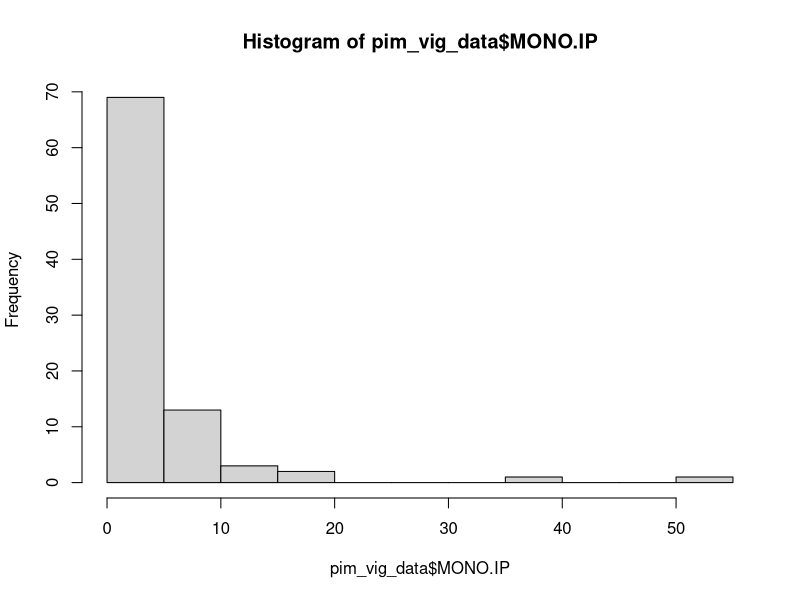
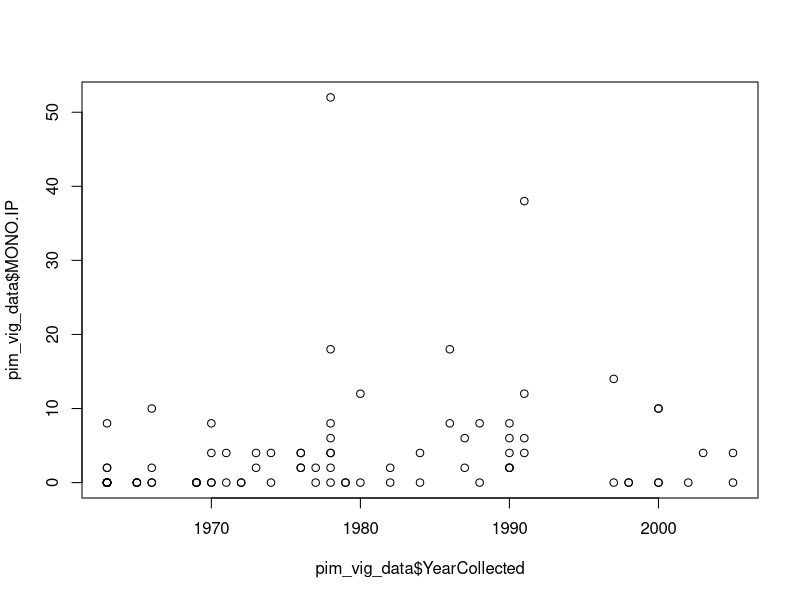
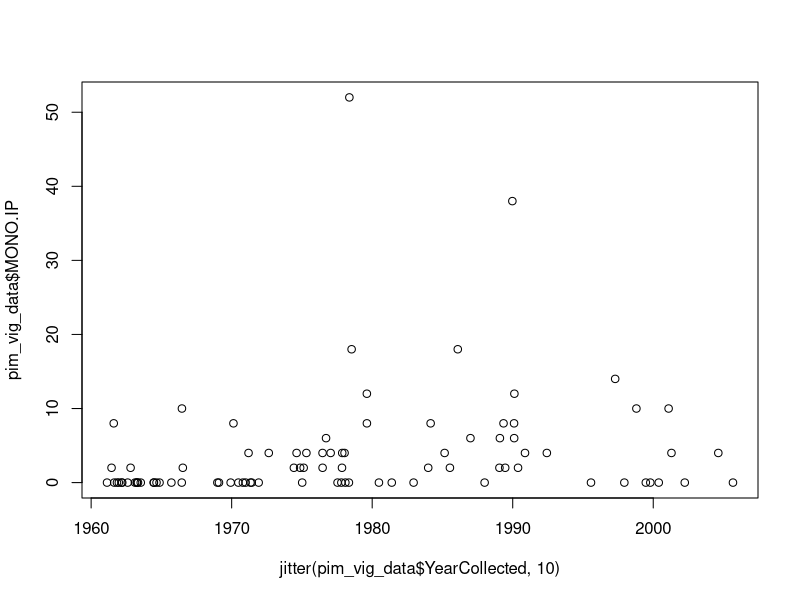
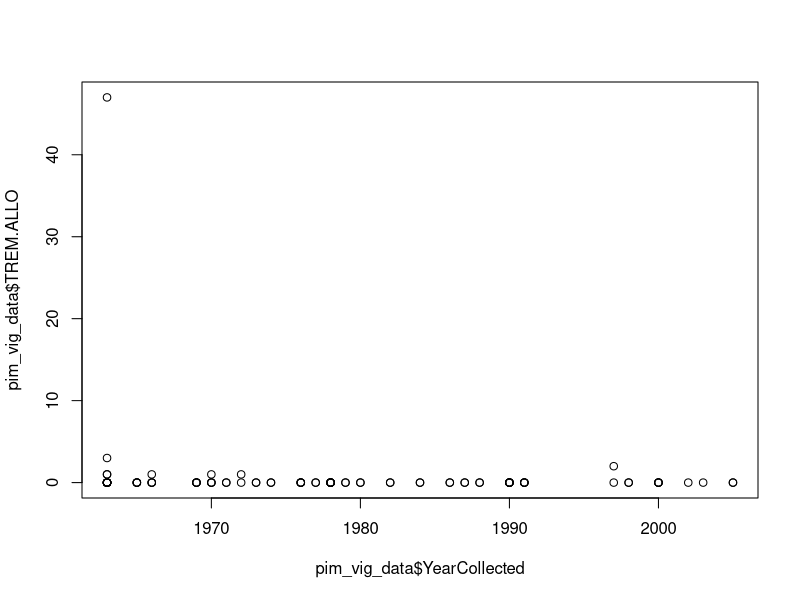
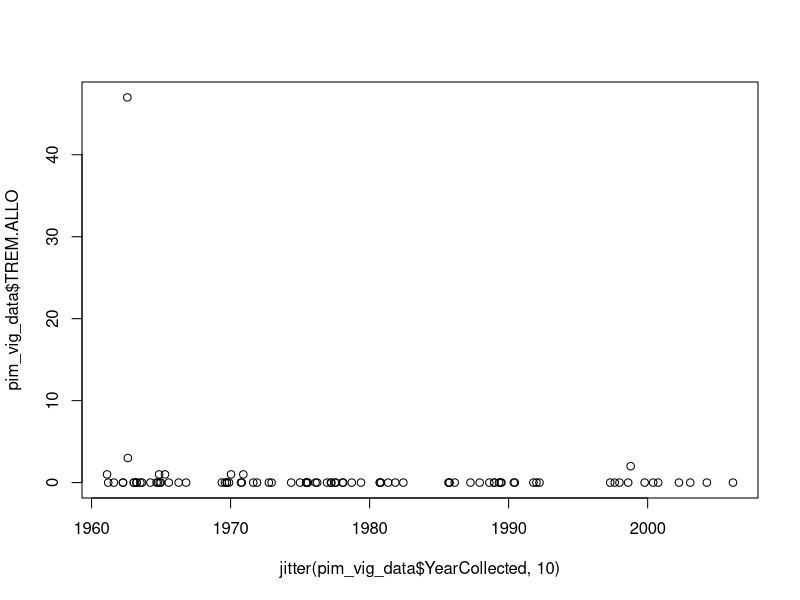

These figures' R source, in order:
# How to use R
# A workshop
# Written by Chelsea Wood (chelwood@uw.edu)
# 4 July 2024
# Hi SuPeR Parasites!!! HELLO Hi!
# Hello my name is IMANI and I am working with DAKI. <3
# wohooo
# Desmond check

# To run a thing in R, you put your cursor on it and hit COMMAND+RETURN (on Mac) or CONTROL+RETURN (on PC).
# Anything with a # in front of it will not run, because it is annotation - words designed to be human-readable,
# but meant to be ignored by R.

# This is how you find out what directory R is reading from - i.e., what folder on your computer is R going to
# when you ask it to retrieve a file?  getwd = get working directory.

getwd()

# If you need to change your working directory, paste the file structure between the quotation marks below.
# To get the file structure, open the folder and then "Get info" about that folder. Copy the file structure
# and paste it below.

setwd("/Users/chelsealwood/Dropbox/Vault/University of Washington/Projects/CAREER/Data/TUBRI")

# Once your working directory is set, you're ready to read in the data!  If there are sub-folders inside your 
# working directory, you'll need to specify them as I have below.
# The <- command tells R what a thing is called.  So you can read the line below as,
# Look at this csv file, and name it pim_vig_data.  When I call pim_vig_data, I want you to give me the csv file.

pim_vig_data<-read.csv("data/processed/Ictalurus_punctatus_processed_human_readable.csv")

# To see your data as a spreadsheet in a new tab, use the View command.

View(pim_vig_data)

# You can also see your data in the console below by running the name of the dataset.

pim_vig_data

# With your dataset ready to go, you can now call individual columns in that dataset using $ plus the variable
# name, exactly as it is spelled and capitalized in the dataset.

pim_vig_data$YearCollected

pim_vig_data$MONO.IP

# You can also call individual rows, columns, or cells using brackets.

pim_vig_data[1,5]

# You can now perform simple data manipulations on the variables.  For example, if I want the total number of 
# MONO.IP worms we counted in Pimephales vigilax, I can write,

sum(pim_vig_data$MONO.IP)

# Or maybe I want the mean number of MONO.IP per fish. It's simple as this:

mean(pim_vig_data$MONO.IP)

# I can even call up a quick histogram of the number of MONO.IP in each fish:

hist(pim_vig_data$MONO.IP)

# Or I can plot the number of MONO.IP over time - plot(y~x).

plot(pim_vig_data$MONO.IP~pim_vig_data$YearCollected)

plot(pim_vig_data$MONO.IP~jitter(pim_vig_data$YearCollected,10))

plot(pim_vig_data$TREM.ALLO~pim_vig_data$YearCollected)

plot(pim_vig_data$TREM.ALLO~jitter(pim_vig_data$YearCollected,10))

# Looks like there's a pattern there!  Let's do a simple statistical test to see if it is significant?
# A model is an equation that represents the data. Here, our model is y = mx + b.

summary(lm(pim_vig_data$MONO.IP~pim_vig_data$YearCollected))

summary(lm(pim_vig_data$TREM.ALLO~pim_vig_data$YearCollected))
